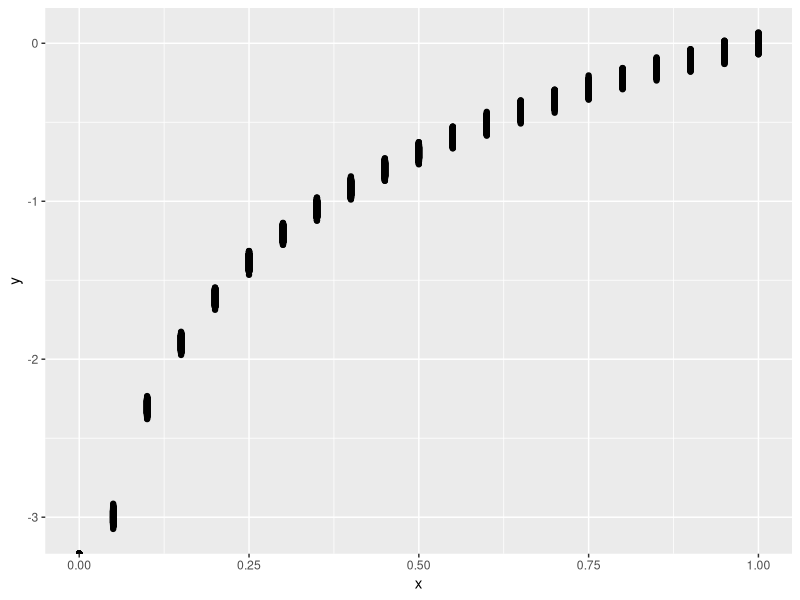

Write the R code that produced this figure. (Note: this script raises an error after producing the figure.)
## ---- chunk 1
library(tidyverse)

list.files("R", full.names = TRUE) |>  walk(source)
## ---- chunk 2
mu_log_fun <- function(x){
  log(x)
}


r_log_vectorized_fun <- function(x) {
  mu <- mu_log_fun(x)
  noise <- rnorm(length(x), # we create as many samples as values of xs we have
                 mean = 0, 
                 sd = 0.02) # Let's use the third component for the noise
  
  mu + noise
}
## ---- chunk 3

data_raw <- crossing(x = seq(0, 1, .05), n = 1:5000) |> 
  mutate(y = r_log_vectorized_fun(x))

## ---- chunk 4

data_raw |> ggplot() + 
  geom_point(aes(x = x, y = y))

## ---- chunk 5
data <- data_raw |> group_by(x) |>  
  summarise(mean_y= mean(y), sd_y=sd(y)) |> 
  ungroup() |> 
  mutate(dmu = dmu(x, mean_y)) |> 
  drop_na() |> 
  mutate(delta = dmu/sd_y)
## ---- chunk 6
data |> ggplot() + geom_line(aes(x = x, y= mean_y))
## ---- chunk 7
data |> ggplot() + geom_line(aes(x= x, y= delta))
